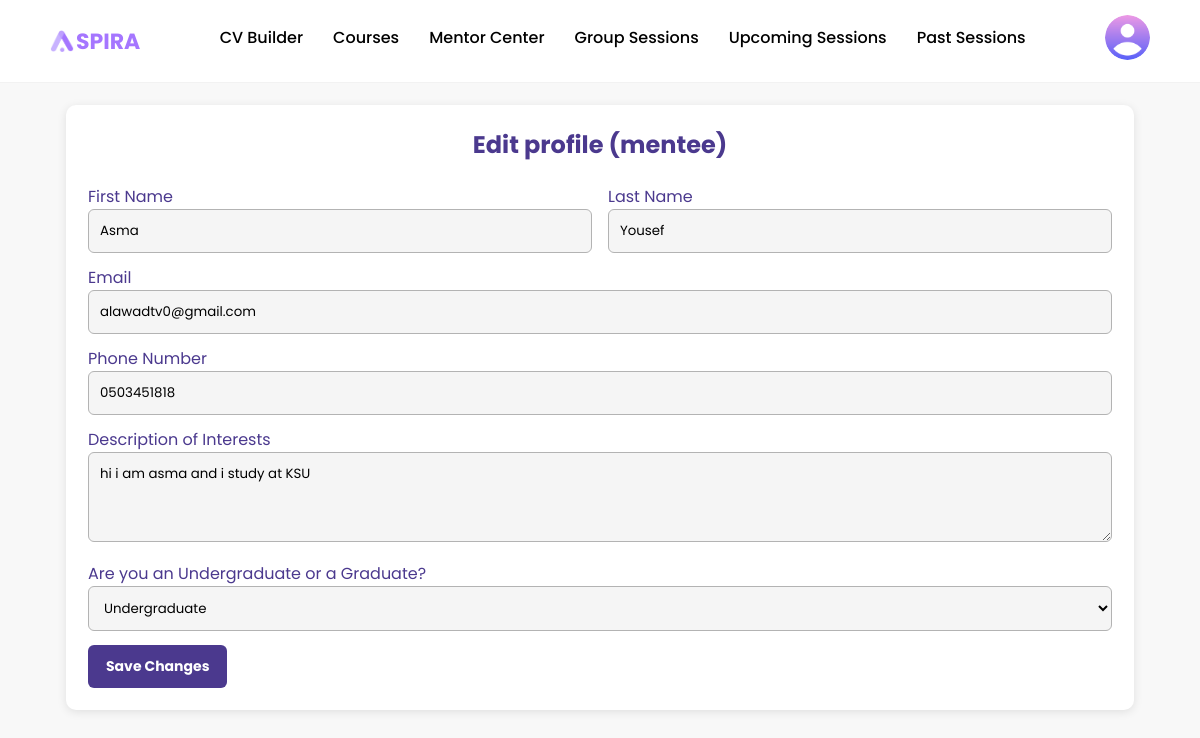
Page /aspiraSHFV/edit_profile_mentee.php (signed in) on the committed database.
### tables this page shows
CREATE TABLE `mentees` (
  `mentee_id` int(10) UNSIGNED NOT NULL,
  `user_id` int(11) DEFAULT NULL,
  `student_status` enum('Undergraduate','Graduate') NOT NULL,
  `interests` text NOT NULL
);

CREATE TABLE `users` (
  `user_id` int(10) UNSIGNED NOT NULL,
  `first_name` varchar(50) NOT NULL,
  `last_name` varchar(50) NOT NULL,
  `email` varchar(100) NOT NULL,
  `password` varchar(255) NOT NULL,
  `phone_number` varchar(20) NOT NULL,
  `role` enum('mentor','mentee','admin') NOT NULL,
  `password_reset_token` varchar(255) DEFAULT NULL
);

### aspiraSHFV/edit_profile_mentee.php (the view, shortened to what this page needs)
<?php
include 'db_connection.php';
$user_id = (int)$_SESSION['user_id'];
$sql = "
SELECT
  u.first_name, u.last_name, u.email, u.phone_number, u.role,
  m.brief_description AS m_brief,
  me.student_status AS me_status, me.interests AS me_interests,
  m.profile_picture AS avatar
FROM users u
LEFT JOIN mentors m ON m.user_id = u.user_id
LEFT JOIN mentees me ON me.user_id = u.user_id
WHERE u.user_id = ?
LIMIT 1";
$stmt = $conn->prepare($sql);
$stmt->bind_param("i", $user_id);
$stmt->execute();
$stmt->store_result();
$stmt->bind_result(
  $cur_fname, $cur_lname, $cur_email, $cur_phone, $cur_role,
  $m_brief, $me_status, $me_interests, $cur_avatar
);
$cur_role = strtolower(trim($cur_role));
if ($cur_role === 'mentor' && !empty($cur_avatar)) {
} else {
  $cur_avatar = 'images/person.png';
}
?>
<!DOCTYPE html>
<html lang="en">
<head>
 <link rel="stylesheet" href="css/responsive.css">
</head>
<body>
<header>
  <div class="logo">
    <img src="images/Logo.png" alt="ASPIRA" >
    <span class="logo-text">SPIRA</span>
  </div>
  <nav id="navMenu">
        <a href="cv_builder_mentee.php" class="<?= basename($_SERVER['PHP_SELF']) == 'cv_builder_mentee.php' ? 'active' : '' ?>">CV Builder</a>
        <a href="courses.php" class="<?= basename($_SERVER['PHP_SELF']) == 'courses.php' ? 'active' : '' ?>">Courses</a>
        <a href="MentorCenter.php" class="<?= basename($_SERVER['PHP_SELF']) == 'MentorCenter.php' ? 'active' : '' ?>">Mentor Center</a>
                <a href="GroupSessions.php" class="<?= basename($_SERVER['PHP_SELF']) == 'GroupSessions.php' ? 'active' : '' ?>">Group Sessions</a>
        <a href="menteeUpcomingSession.php" class="<?= basename($_SERVER['PHP_SELF']) == 'menteeUpcomingSession.php' ? 'active' : '' ?>">Upcoming Sessions</a>
        <a href="mentee_past_sessions.php" class="<?= basename($_SERVER['PHP_SELF']) == 'mentee_past_sessions.php' ? 'active' : '' ?>">Past Sessions</a>
    </nav>
  <div class="profile-menu">
    <img src="<?php echo htmlspecialchars($cur_avatar); ?>" class="profile-pic" alt="Profile">
  </div>
</header>
<div class="content">
  <div class="card">
    <?php if ($cur_role === 'mentor'): ?>
    <h2 style="text-align:center;">Edit profile (mentor)</h2>
      <form id="mentor-form" method="POST" action="edit_profile_mentee.php" enctype="multipart/form-data">
           <div class="pfp-wrap">
  <img src="<?= htmlspecialchars($cur_avatar) ?>" class="pfp-img" alt="Profile Picture">
  <button type="button" class="pfp-edit" id="pfpEditBtn" aria-label="Change photo">✎</button>
  <input type="file" id="pfpInput" name="profile_picture" accept="image/*" hidden>
   </div>
        <div class="grid-2">
          <div>
            <label>First Name</label>
            <input type="text" name="first_name" value="<?php echo htmlspecialchars($cur_fname); ?>" required>
          </div>
          <div>
            <label>Last Name</label>
            <input type="text" name="last_name" value="<?php echo htmlspecialchars($cur_lname); ?>" required>
          </div>
        </div>
        <label>Email</label>
        <input type="email" id="email" name="email" value="<?php echo htmlspecialchars($cur_email); ?>" required>
        <div id="otp-container" class="otp-inline">
          <label for="verification-code">Enter Verification Code</label>
          <div class="grid-2">
            <input type="text" id="verification-code" placeholder="6 digits">
            <button type="button" class="btn" id="verify-code" style="width:100%;">Verify</button>
          </div>
          <div class="note" id="otp-note" style="display:none;">Email verified ✓</div>
        </div>
        <input type="hidden" name="email_verified" id="email_verified" value="1">
        <label>Phone Number</label>
        <input type="tel" id="phone" name="phone" value="<?php echo htmlspecialchars($cur_phone); ?>" required>
        <p class="error-message" id="phone-error"></p>
        <label>Brief Description <small>(This will appear on your profile)</small></label>
        <textarea name="brief_description" rows="3"><?php echo htmlspecialchars($m_brief ?? ''); ?></textarea>
        <button type="submit" class="btn" name="save_mentor">Save Changes</button>
      </form>
    <?php else: ?>
    <h2 style="text-align:center;">Edit profile (mentee)</h2>
      <form id="mentee-form" method="POST" action="edit_profile_mentee.php">
        <div class="grid-2">
          <div>
            <label>First Name</label>
            <input type="text" name="first_name" value="<?php echo htmlspecialchars($cur_fname); ?>" required>
          </div>
          <div>
            <label>Last Name</label>
            <input type="text" name="last_name" value="<?php echo htmlspecialchars($cur_lname); ?>" required>
          </div>
        </div>
        <label>Email</label>
        <input type="email" id="email" name="email" value="<?php echo htmlspecialchars($cur_email); ?>" required>
        <label>Phone Number</label>
        <input type="tel" id="phone" name="phone" value="<?php echo htmlspecialchars($cur_phone); ?>" required>
        <label>Description of Interests</label>
        <textarea id="description" name="description" rows="3" required><?php echo htmlspecialchars($me_interests ?? ''); ?></textarea>
        <label>Are you an Undergraduate or a Graduate?</label>
        <select id="status" name="status" required>
          <option value="undergraduate" <?php echo ($me_status==='undergraduate')?'selected':''; ?>>Undergraduate</option>
        </select>
        <button type="submit" class="btn" name="save_mentee">Save Changes</button>
      </form>
    <?php endif; ?>
  </div>
</div>
</body>
</html>

### aspiraSHFV/responsive.css (style rules this page uses)
img { max-width: 100%; height: auto; }
.profile-pic, .mentor-photo { width: 45px; height: 45px; border-radius: 50%; object-fit: cover; }
button, .btn-download, .submit-btn, .add-summary-btn { padding: 10px 18px; font-size: 14px; border-radius: 6px; width: auto; max-width: 100%; cursor: pointer; transition: background 0.3s; }

### aspiraSHFV/edit_profile_mentee.php (style rules this page uses)
* { margin:0;padding:0;box-sizing:border-box;font-family:'Poppins',sans-serif }
:root { --primary:#4b398e;--accent:#a576ff }
body { background:#f8f8f8 }
header { display:flex;justify-content:space-between;align-items:center;padding:15px 50px;background:#fff;border-bottom:.4px solid rgba(0,0,0,.05);position:sticky;top:0;z-index:5 }
.logo { font-size: 24px; font-weight: bold; color: #a576ff; display: flex; align-items: center; gap: 2px; }
.logo img { width:24px;height:auto }
.logo-text { font-size:22px;font-weight:700;color:#a576ff }
nav { display:flex;gap:30px }
nav a { color:#000;text-decoration:none;font-weight:500;padding-bottom:5px;border-bottom:2px solid transparent;transition:.2s }
.profile-menu { position:relative;display:inline-block }
.profile-pic { width:45px;height:45px;border-radius:50%;cursor:pointer;object-fit:cover }
.content { max-width:1100px;margin:22px auto;padding:0 16px }
.card { background:#fff;border-radius:10px;box-shadow:0 2px 10px rgba(0,0,0,.1);padding:22px }
h2 { color:var(--primary);margin-bottom:10px }
label { display:block;color:var(--primary);margin-top:12px }
input,textarea,select { width:100%;padding:11px;border:1px solid #b3b3b3;border-radius:6px;background:#f5f5f5 }
textarea { min-height:90px }
.grid-2 { display:grid;grid-template-columns:1fr 1fr;gap:16px }
.btn { background:var(--primary);color:#fff;border:none;border-radius:6px;padding:11px 18px;font-weight:700;cursor:pointer;transition:.2s;margin-top:14px }

### rows in the picture
mentees: first_name "Asma", last_name "Yousef", email "alawadtv0@gmail.com", phone "0503451818", description "hi i am asma and i study at KSU"
